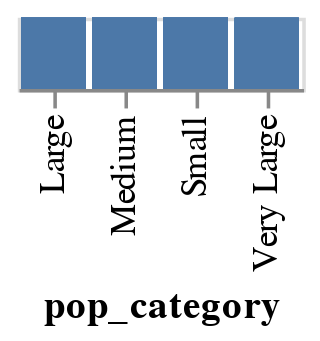

This figure's notebook cell:
### Markdown cell above
**Step-by-step explanation:**
1. **`'region:N'`** - The `:N` suffix explicitly tells Altair to treat region as nominal data
2. **Automatic behavior** - Altair automatically counts how many countries are in each region and creates bars showing those counts
3. **Axis treatment** - Nominal data gets evenly spaced along the axis with category labels

### Ordinal (O)

**Ordinal** data represent discrete categories with a meaningful order. With ordinal data we can make *rank-order* comparisons: *is value A less than, equal to, or greater than value B? (A < B, A = B, A > B)*. Ordinal data support both equality and rank-order operations.

Examples include education levels (elementary < middle school < high school < college), income brackets (low < medium < high), survey responses (disagree < neutral < agree), and t-shirt sizes (small < medium < large).

Let's create ordinal data from our dataset:

### Code cell
# Create ordinal population categories
import numpy as np
data2000_with_pop_category = data2000.copy()
data2000_with_pop_category['pop_category'] = pd.cut(
    data2000_with_pop_category['population'], 
    bins=[0, 5e6, 20e6, 100e6, np.inf], 
    labels=['Small', 'Medium', 'Large', 'Very Large']
)

# Use ordinal encoding - notice the difference from nominal
alt.Chart(data2000_with_pop_category).mark_bar().encode(
    x='pop_category:O'  # :O tells Altair this is ordinal (ordered)
)

### Figure 1 — Vega-Lite specification as saved in the notebook (floating-point values rounded to 4 significant figures; data arrays with more than 128 entries replaced by an {"elided": "..."} marker saying what was removed)
{"config": {"view": {"continuousWidth": 300, "continuousHeight": 300}}, "data": {"name": "data-343bfe66a7c0d0668c65e12d609e1149"}, "mark": {"type": "bar"}, "encoding": {"x": {"field": "pop_category", "type": "ordinal"}}, "$schema": "https://vega.github.io/schema/vega-lite/v5.20.1.json", "datasets": {"data-343bfe66a7c0d0668c65e12d609e1149": {"elided": "178 records"}}}
